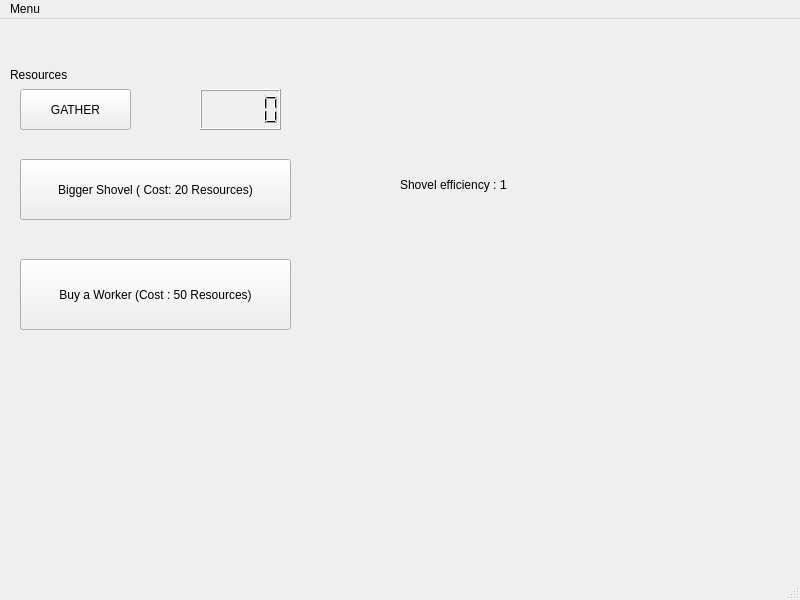
<?xml version="1.0" encoding="UTF-8"?>
<ui version="4.0">
 <class>MainWindow</class>
 <widget class="QMainWindow" name="MainWindow">
  <property name="geometry">
   <rect>
    <x>0</x>
    <y>0</y>
    <width>800</width>
    <height>600</height>
   </rect>
  </property>
  <property name="sizePolicy">
   <sizepolicy hsizetype="Preferred" vsizetype="Preferred">
    <horstretch>15</horstretch>
    <verstretch>10</verstretch>
   </sizepolicy>
  </property>
  <property name="windowTitle">
   <string>MainWindow</string>
  </property>
  <widget class="QWidget" name="centralwidget">
   <widget class="QLabel" name="resourcesLabel">
    <property name="geometry">
     <rect>
      <x>10</x>
      <y>30</y>
      <width>81</width>
      <height>51</height>
     </rect>
    </property>
    <property name="text">
     <string>Resources</string>
    </property>
   </widget>
   <widget class="QLCDNumber" name="gatheredLcdNumber">
    <property name="geometry">
     <rect>
      <x>200</x>
      <y>70</y>
      <width>81</width>
      <height>41</height>
     </rect>
    </property>
    <property name="mouseTracking">
     <bool>false</bool>
    </property>
   </widget>
   <widget class="QPushButton" name="gatherButton">
    <property name="geometry">
     <rect>
      <x>20</x>
      <y>70</y>
      <width>111</width>
      <height>41</height>
     </rect>
    </property>
    <property name="sizePolicy">
     <sizepolicy hsizetype="Fixed" vsizetype="Fixed">
      <horstretch>10</horstretch>
      <verstretch>9</verstretch>
     </sizepolicy>
    </property>
    <property name="text">
     <string>GATHER</string>
    </property>
   </widget>
   <widget class="QPushButton" name="buyShovelButton">
    <property name="geometry">
     <rect>
      <x>20</x>
      <y>140</y>
      <width>271</width>
      <height>61</height>
     </rect>
    </property>
    <property name="sizePolicy">
     <sizepolicy hsizetype="Preferred" vsizetype="Fixed">
      <horstretch>25</horstretch>
      <verstretch>0</verstretch>
     </sizepolicy>
    </property>
    <property name="baseSize">
     <size>
      <width>15</width>
      <height>15</height>
     </size>
    </property>
    <property name="text">
     <string>Bigger Shovel ( Cost: 20 Resources)</string>
    </property>
   </widget>
   <widget class="QLabel" name="shovelEfficiencyLabel">
    <property name="geometry">
     <rect>
      <x>400</x>
      <y>130</y>
      <width>281</width>
      <height>71</height>
     </rect>
    </property>
    <property name="text">
     <string>&lt;!DOCTYPE HTML PUBLIC &quot;-//W3C//DTD HTML 4.0//EN&quot; &quot;http://www.w3.org/TR/REC-html40/strict.dtd&quot;&gt;
&lt;html&gt;&lt;head&gt;&lt;meta name=&quot;qrichtext&quot; content=&quot;1&quot; /&gt;&lt;meta charset=&quot;utf-8&quot; /&gt;&lt;style type=&quot;text/css&quot;&gt;
p, li { white-space: pre-wrap; }
hr { height: 1px; border-width: 0; }
&lt;/style&gt;&lt;/head&gt;&lt;body style=&quot; font-family:'Segoe UI'; font-size:9pt; font-weight:400; font-style:normal;&quot;&gt;
&lt;p style=&quot; margin-top:12px; margin-bottom:12px; margin-left:0px; margin-right:0px; -qt-block-indent:0; text-indent:0px;&quot;&gt;Shovel efficiency : &lt;span style=&quot; font-size:10pt;&quot;&gt;1&lt;/span&gt;&lt;/p&gt;&lt;/body&gt;&lt;/html&gt;</string>
    </property>
   </widget>
   <widget class="QPushButton" name="buyWorkerButton">
    <property name="geometry">
     <rect>
      <x>20</x>
      <y>240</y>
      <width>271</width>
      <height>71</height>
     </rect>
    </property>
    <property name="text">
     <string>Buy a Worker (Cost : 50 Resources)</string>
    </property>
   </widget>
  </widget>
  <widget class="QMenuBar" name="menubar">
   <property name="geometry">
    <rect>
     <x>0</x>
     <y>0</y>
     <width>800</width>
     <height>17</height>
    </rect>
   </property>
   <widget class="QMenu" name="menuMenu">
    <property name="title">
     <string>Menu</string>
    </property>
   </widget>
   <addaction name="menuMenu"/>
  </widget>
  <widget class="QStatusBar" name="statusbar"/>
 </widget>
 <resources/>
 <connections/>
</ui>
